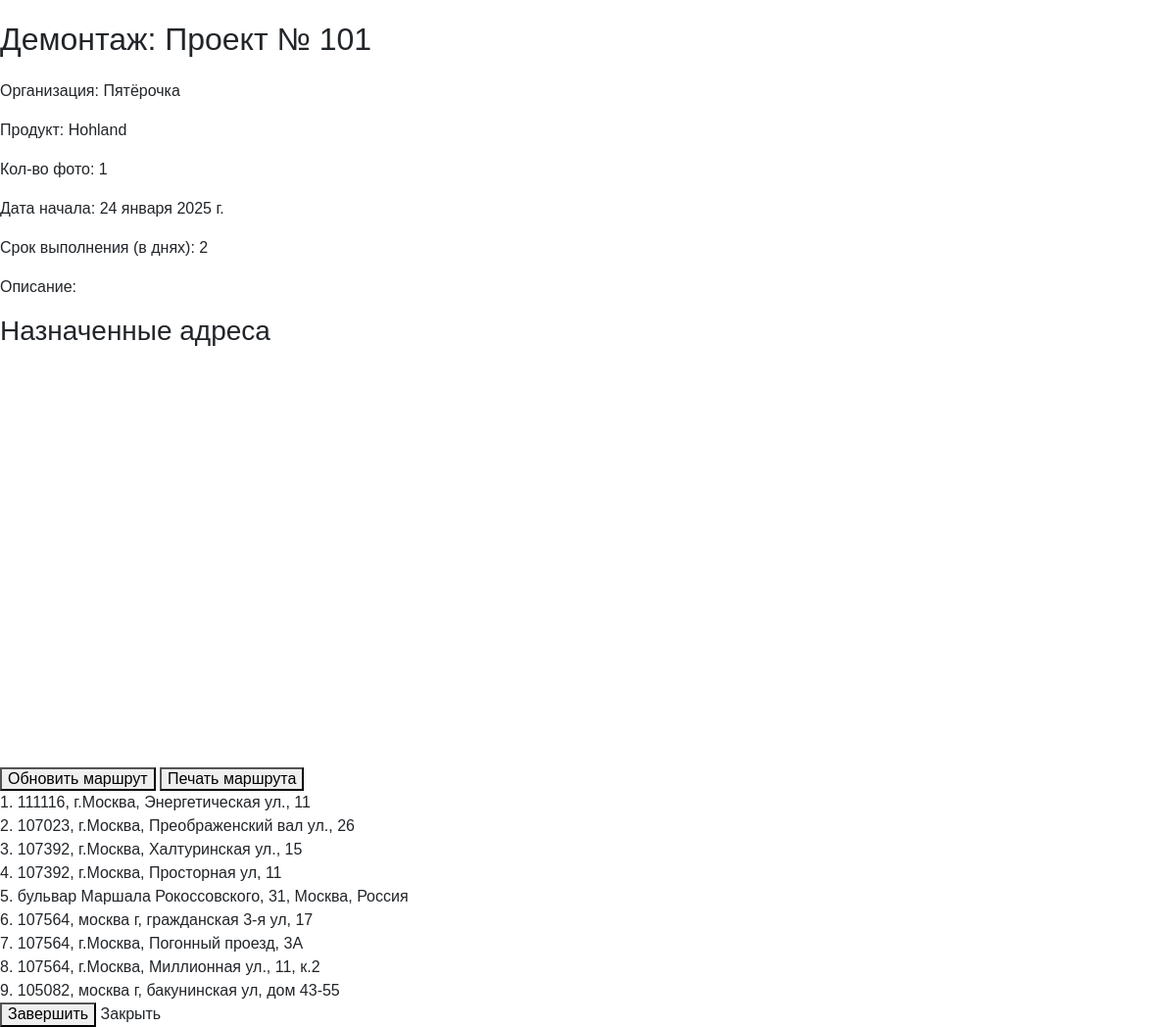
The page /projects/event/13/ (signed in) on the database its author committed.
### projects/models.py (models this page shows, shortened)
class Event(models.Model):
    EVENT_TYPES = (
        ('montage', 'Монтаж'),
        ('audit', 'Аудит'),
        ('dismantle', 'Демонтаж'),
    )
    STATUS_CHOICES = [
        ('created', 'Создано'),
        ('assigned', 'Назначено'),
        ('in_progress', 'В работе'),
        ('completed', 'Завершено'),
    ]
    project = models.ForeignKey(Project, related_name='events', on_delete=models.CASCADE)
    event_type = models.CharField(choices=EVENT_TYPES, max_length=20)
    status = models.CharField(max_length=11, choices=STATUS_CHOICES, default='created')
    description = models.TextField(blank=True)
    photo_count = models.IntegerField()
    event_date = models.DateField()
    duration_days = models.IntegerField()
    assigned_users = models.ManyToManyField(User, through='EventUser', blank=True, related_name='events_as_assignee')

class Project(models.Model):
    user = models.ForeignKey(User, on_delete=models.CASCADE)  # Убрали null=True
    name = models.CharField(max_length=255)
    description = models.TextField(blank=True)
    excel_file = models.FileField(upload_to='excel/', null=True, blank=True)
    organization = models.CharField(max_length=255, blank=True, null=True)  # Новое поле
    product = models.CharField(max_length=255, blank=True, null=True)  # Новое поле

class EventAddress(models.Model):
    event = models.ForeignKey(Event, related_name='addresses', on_delete=models.CASCADE)
    name = models.CharField(max_length=255)
    latitude = models.FloatField()
    longitude = models.FloatField()
    order = models.PositiveIntegerField(default=0)  # Добавляем поле для сортировки
    assigned_user = models.ForeignKey(User, null=True, blank=True, on_delete=models.SET_NULL)  # Новое поле
    class Meta:
        ordering = ['order']

### projects/views.py (the view)
# urls.py: path('event/<int:event_id>/', views.event_detail, name='event_detail'),
@login_required
def event_detail(request, event_id):
    event = get_object_or_404(Event, pk=event_id)
    current_user = request.user
    is_manager = current_user.groups.filter(name='Менеджер').exists()
    is_executor = current_user.groups.filter(name='Исполнитель').exists()
    manager_addresses = defaultdict(list)
    executor_addresses = []
    def process_addresses(address_list):
        addresses_with_photos = []
        executor_colors = {'not_assigned': '#808080'}
        color_palette = ['#FF5733', '#33FF57', '#3357FF', '#F3FF33', '#FF33A6']
        color_index = 0
        for address in address_list:
            executor_id = address.assigned_user.executorprofile.id if address.assigned_user else 'not_assigned'
            project_user_id = event.project.user.id
            project_id = str(event.project.id)
            event_type = event.get_event_type_display()
            address_name = re.sub(r'[\\/*?:"<>|]', "_", address.name)
            base_path = os.path.join(settings.MEDIA_ROOT, str(project_user_id), project_id, event_type, str(executor_id))
            problems_path = os.path.join(base_path, "problems")
            has_photos = False
            if executor_id and os.path.exists(base_path):
                for file_name in os.listdir(base_path):
                    if file_name.startswith(address_name):
                        has_photos = True
                        break
            if executor_id and os.path.exists(problems_path):
                for file_name in os.listdir(problems_path):
                    if file_name.startswith(address_name):
                        has_photos = True
                        break
            if executor_id not in executor_colors:
                executor_colors[executor_id] = color_palette[color_index % len(color_palette)]
                color_index += 1
            addresses_with_photos.append({
                'address': address,
                'has_photos': has_photos,
                'executor_id': executor_id,
                'executor_color': executor_colors[executor_id]
            })
        return addresses_with_photos
    if is_manager and event.project.user == current_user:
        for address in event.addresses.all().select_related('assigned_user'):
            executor = address.assigned_user.executorprofile if address.assigned_user else None
            manager_addresses[executor].append(address)
        addresses_with_photos_manager = {executor: process_addresses(addresses) for executor, addresses in manager_addresses.items()}
        unassigned_addresses = manager_addresses.pop(None, [])
        addresses_with_photos_manager[None] = process_addresses(unassigned_addresses)
    else:
        addresses_with_photos_manager = {}
    if is_executor:
        executor_addresses = event.addresses.filter(assigned_user=current_user)
    addresses_with_photos_executor = process_addresses(executor_addresses)
    user_event_status = None
    if is_executor:
        try:
            event_user = EventUser.objects.get(user=current_user, event=event)
            user_event_status = event_user.status
        except EventUser.DoesNotExist:
            user_event_status = None
    return render(request, 'projects/event_detail.html', {
        'event': event,
        'addresses_with_photos_manager': addresses_with_photos_manager,
        'addresses_with_photos_executor': addresses_with_photos_executor,
        'is_executor': is_executor,
        'is_manager': is_manager,
        'user_event_status': user_event_status,
    })

### projects/templates/projects/event_detail.html (shortened to what this page needs)
<html lang="ru_RU">
<head>
    {% load static %}
    <link rel="stylesheet" href="//code.jquery.com/ui/1.12.1/themes/base/jquery-ui.css">
    <link href="https://maxcdn.bootstrapcdn.com/bootstrap/4.5.2/css/bootstrap.min.css" rel="stylesheet">
    <link rel="stylesheet" href="{% static 'css/normalize.css' %}">
    <link rel="stylesheet" href="{% static 'css/styles.css' %}">
</head>
<body>
    <h1>{{ event.get_event_type_display }}: {{ event.project.name }}</h1>
    <div>
        <p>Организация: {{ event.project.organization }}</p>
        <p>Продукт: {{ event.project.product }}</p>
        <p>Кол-во фото: {{ event.photo_count }}</p>
        <p>Дата начала: {{ event.event_date }}</p>
        <p>Срок выполнения (в днях): {{ event.duration_days }}</p>
        <p>Описание: {{ event.description }}</p>
    </div>
    <h3>Назначенные адреса</h3>
    <div id="map" style="width: 100%; height: 400px; margin-bottom: 20px;"></div>
    <button id="update-route">Обновить маршрут</button>
    <button id="print-addresses">Печать маршрута</button>
    {% if is_executor %}
        <ul id="executor-event-addresses-list">
            {% for item in addresses_with_photos_executor %}
            <li data-id="{{ item.address.id }}" data-executor-id="{{ item.executor_id }}" data-executor-color="{{ item.executor_color }}" class="accordion-header">
                <span class="address-number">{{ forloop.counter }}.</span>
                <span class="address-name">{{ item.address.name }}</span>
            </li>
            {% empty %}
            <li>Нет назначенных адресов.</li>
            {% endfor %}
        </ul>
    {% endif %}
    {% if is_executor %}
        {% if user_event_status == 'completed' %}
            <p>{{ event.get_event_type_display }}: завершён</p>
        {% else %}
            <button id="complete-event">Завершить</button>
        {% endif %}
    {% endif %}
    <a href="{% if is_executor %}{% url 'assigned_events_list' %}{% elif is_manager %}{% url 'events_control' %}{% else %}{% url 'home' %}{% endif %}">
        Закрыть
    </a>
</body>
</html>

### static/css/styles.css (style rules this page uses)
html { box-sizing: border-box; }
*, *::before, *::after { box-sizing: inherit; }
a { color: inherit; text-decoration: none; }
ul { list-style: none; margin: 0; padding: 0; }
body { font-family: 'font', sans-serif; }

### rows shown on the page
Event: event_type "Демонтаж", project.name "Проект № 101", project.organization "Пятёрочка", project.product "Hohland", photo_count "1", event_date "24 января 2025 г.", duration_days "2"
EventAddress: address.name "111116, г.Москва, Энергетическая ул., 11"
EventAddress: address.name "107023, г.Москва, Преображенский вал ул., 26"
EventAddress: address.name "107392, г.Москва, Халтуринская ул., 15"
EventAddress: address.name "107392, г.Москва, Просторная ул, 11"
EventAddress: address.name "бульвар Маршала Рокоссовского, 31, Москва, Россия"
EventAddress: address.name "107564, москва г, гражданская 3-я ул, 17"
EventAddress: address.name "107564, г.Москва, Погонный проезд, 3А"
EventAddress: address.name "107564, г.Москва, Миллионная ул., 11, к.2"
EventAddress: address.name "105082, москва г, бакунинская ул, дом 43-55"
